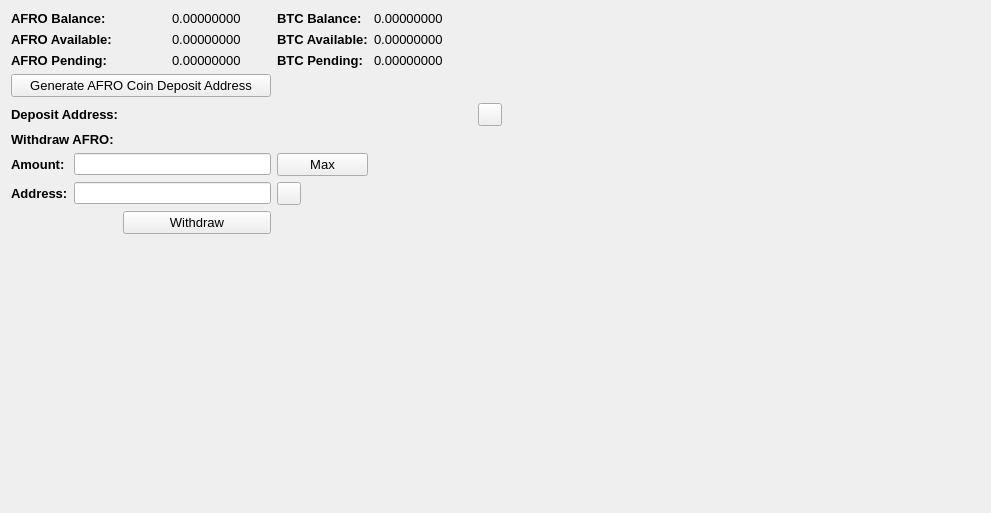
     <widget class="QWidget" name="BalanceTab">
      <attribute name="title">
       <string>Balance</string>
      </attribute>
      <layout class="QGridLayout" name="gridLayout_2">
       <item row="0" column="0" colspan="2">
        <widget class="QLabel" name="label_11">
         <property name="font">
          <font>
           <pointsize>10</pointsize>
           <weight>75</weight>
           <bold>true</bold>
          </font>
         </property>
         <property name="text">
          <string>AFRO Balance:</string>
         </property>
        </widget>
       </item>
       <item row="0" column="3">
        <widget class="QLabel" name="AFROBalanceLabel">
         <property name="font">
          <font>
           <pointsize>10</pointsize>
          </font>
         </property>
         <property name="text">
          <string>0.00000000</string>
         </property>
         <property name="textInteractionFlags">
          <set>Qt::LinksAccessibleByMouse|Qt::TextSelectableByMouse</set>
         </property>
        </widget>
       </item>
       <item row="0" column="4">
        <widget class="QLabel" name="label_12">
         <property name="font">
          <font>
           <pointsize>10</pointsize>
           <weight>75</weight>
           <bold>true</bold>
          </font>
         </property>
         <property name="text">
          <string>BTC Balance:</string>
         </property>
        </widget>
       </item>
       <item row="0" column="5">
        <widget class="QLabel" name="BitcoinBalanceLabel">
         <property name="font">
          <font>
           <pointsize>10</pointsize>
          </font>
         </property>
         <property name="text">
          <string>0.00000000</string>
         </property>
         <property name="textInteractionFlags">
          <set>Qt::LinksAccessibleByMouse|Qt::TextSelectableByMouse</set>
         </property>
        </widget>
       </item>
       <item row="0" column="7" rowspan="10">
        <spacer name="horizontalSpacer_4">
         <property name="orientation">
          <enum>Qt::Horizontal</enum>
         </property>
         <property name="sizeHint" stdset="0">
          <size>
           <width>478</width>
           <height>488</height>
          </size>
         </property>
        </spacer>
       </item>
       <item row="1" column="0" colspan="2">
        <widget class="QLabel" name="label_13">
         <property name="font">
          <font>
           <pointsize>10</pointsize>
           <weight>75</weight>
           <bold>true</bold>
          </font>
         </property>
         <property name="text">
          <string>AFRO Available:</string>
         </property>
        </widget>
       </item>
       <item row="1" column="3">
        <widget class="QLabel" name="AFROAvailableLabel_2">
         <property name="font">
          <font>
           <pointsize>10</pointsize>
          </font>
         </property>
         <property name="text">
          <string>0.00000000</string>
         </property>
         <property name="textInteractionFlags">
          <set>Qt::LinksAccessibleByMouse|Qt::TextSelectableByMouse</set>
         </property>
        </widget>
       </item>
       <item row="1" column="4">
        <widget class="QLabel" name="label_15">
         <property name="font">
          <font>
           <pointsize>10</pointsize>
           <weight>75</weight>
           <bold>true</bold>
          </font>
         </property>
         <property name="text">
          <string>BTC Available:</string>
         </property>
        </widget>
       </item>
       <item row="1" column="5">
        <widget class="QLabel" name="BitcoinAvailableLabel">
         <property name="font">
          <font>
           <pointsize>10</pointsize>
          </font>
         </property>
         <property name="text">
          <string>0.00000000</string>
         </property>
         <property name="textInteractionFlags">
          <set>Qt::LinksAccessibleByMouse|Qt::TextSelectableByMouse</set>
         </property>
        </widget>
       </item>
       <item row="2" column="0" colspan="2">
        <widget class="QLabel" name="label_14">
         <property name="font">
          <font>
           <pointsize>10</pointsize>
           <weight>75</weight>
           <bold>true</bold>
          </font>
         </property>
         <property name="text">
          <string>AFRO Pending:</string>
         </property>
        </widget>
       </item>
       <item row="2" column="3">
        <widget class="QLabel" name="AFROPendingLabel">
         <property name="font">
          <font>
           <pointsize>10</pointsize>
          </font>
         </property>
         <property name="text">
          <string>0.00000000</string>
         </property>
         <property name="textInteractionFlags">
          <set>Qt::LinksAccessibleByMouse|Qt::TextSelectableByMouse</set>
         </property>
        </widget>
       </item>
       <item row="2" column="4">
        <widget class="QLabel" name="label_31">
         <property name="font">
          <font>
           <pointsize>10</pointsize>
           <weight>75</weight>
           <bold>true</bold>
          </font>
         </property>
         <property name="text">
          <string>BTC Pending:</string>
         </property>
        </widget>
       </item>
       <item row="2" column="5">
        <widget class="QLabel" name="BitcoinPendingLabel">
         <property name="font">
          <font>
           <pointsize>10</pointsize>
          </font>
         </property>
         <property name="text">
          <string>0.00000000</string>
         </property>
         <property name="textInteractionFlags">
          <set>Qt::LinksAccessibleByMouse|Qt::TextSelectableByMouse</set>
         </property>
        </widget>
       </item>
       <item row="3" column="0" colspan="4">
        <widget class="QPushButton" name="GenDepositBTN">
         <property name="font">
          <font>
           <pointsize>10</pointsize>
          </font>
         </property>
         <property name="text">
          <string>Generate AFRO Coin Deposit Address</string>
         </property>
        </widget>
       </item>
       <item row="4" column="0" colspan="3">
        <widget class="QLabel" name="label_33">
         <property name="font">
          <font>
           <pointsize>10</pointsize>
           <weight>75</weight>
           <bold>true</bold>
          </font>
         </property>
         <property name="text">
          <string>Deposit Address:</string>
         </property>
        </widget>
       </item>
       <item row="4" column="3" colspan="3">
        <widget class="QLabel" name="DepositAddressLabel">
         <property name="minimumSize">
          <size>
           <width>300</width>
           <height>0</height>
          </size>
         </property>
         <property name="palette">
          <palette>
           <active>
            <colorrole role="WindowText">
             <brush brushstyle="SolidPattern">
              <color alpha="255">
               <red>0</red>
               <green>0</green>
               <blue>0</blue>
              </color>
             </brush>
            </colorrole>
            <colorrole role="Text">
             <brush brushstyle="SolidPattern">
              <color alpha="255">
               <red>0</red>
               <green>0</green>
               <blue>255</blue>
              </color>
             </brush>
            </colorrole>
           </active>
           <inactive>
            <colorrole role="WindowText">
             <brush brushstyle="SolidPattern">
              <color alpha="255">
               <red>0</red>
               <green>0</green>
               <blue>0</blue>
              </color>
             </brush>
            </colorrole>
            <colorrole role="Text">
             <brush brushstyle="SolidPattern">
              <color alpha="255">
               <red>0</red>
               <green>0</green>
               <blue>255</blue>
              </color>
             </brush>
            </colorrole>
           </inactive>
           <disabled>
            <colorrole role="WindowText">
             <brush brushstyle="SolidPattern">
              <color alpha="255">
               <red>120</red>
               <green>120</green>
               <blue>120</blue>
              </color>
             </brush>
            </colorrole>
            <colorrole role="Text">
             <brush brushstyle="SolidPattern">
              <color alpha="255">
               <red>120</red>
               <green>120</green>
               <blue>120</blue>
              </color>
             </brush>
            </colorrole>
           </disabled>
          </palette>
         </property>
         <property name="font">
          <font>
           <pointsize>10</pointsize>
           <weight>75</weight>
           <bold>true</bold>
          </font>
         </property>
         <property name="text">
          <string/>
         </property>
         <property name="alignment">
          <set>Qt::AlignRight|Qt::AlignTrailing|Qt::AlignVCenter</set>
         </property>
         <property name="textInteractionFlags">
          <set>Qt::LinksAccessibleByMouse|Qt::TextSelectableByKeyboard|Qt::TextSelectableByMouse</set>
         </property>
        </widget>
       </item>
       <item row="4" column="6">
        <widget class="QToolButton" name="DepositCopyButton">
         <property name="toolTip">
          <string>Copy to clipboard</string>
         </property>
         <property name="text">
          <string/>
         </property>
         <property name="icon">
          <iconset resource="../bitcoin.qrc">
           <normaloff>:/icons/editcopy</normaloff>:/icons/editcopy</iconset>
         </property>
         <property name="shortcut">
          <string>Alt+P</string>
         </property>
        </widget>
       </item>
       <item row="5" column="0" colspan="2">
        <widget class="QLabel" name="label_34">
         <property name="font">
          <font>
           <pointsize>10</pointsize>
           <weight>75</weight>
           <bold>true</bold>
          </font>
         </property>
         <property name="text">
          <string>Withdraw AFRO:</string>
         </property>
        </widget>
       </item>
       <item row="6" column="0">
        <widget class="QLabel" name="label_26">
         <property name="font">
          <font>
           <pointsize>10</pointsize>
           <weight>75</weight>
           <bold>true</bold>
          </font>
         </property>
         <property name="text">
          <string>Amount:</string>
         </property>
        </widget>
       </item>
       <item row="6" column="1" colspan="3">
        <widget class="QLineEdit" name="WithdrawUnitsInput">
         <property name="font">
          <font>
           <pointsize>9</pointsize>
           <weight>75</weight>
           <bold>true</bold>
          </font>
         </property>
         <property name="text">
          <string/>
         </property>
        </widget>
       </item>
       <item row="6" column="4">
        <widget class="QPushButton" name="Withdraw_Max_Amount">
         <property name="font">
          <font>
           <pointsize>10</pointsize>
          </font>
         </property>
         <property name="text">
          <string>Max</string>
         </property>
        </widget>
       </item>
       <item row="7" column="0">
        <widget class="QLabel" name="label_10">
         <property name="font">
          <font>
           <pointsize>10</pointsize>
           <weight>75</weight>
           <bold>true</bold>
          </font>
         </property>
         <property name="text">
          <string>Address:</string>
         </property>
        </widget>
       </item>
       <item row="7" column="1" colspan="3">
        <widget class="QLineEdit" name="WithdrawAddress">
         <property name="font">
          <font>
           <pointsize>9</pointsize>
           <weight>75</weight>
           <bold>true</bold>
          </font>
         </property>
        </widget>
       </item>
       <item row="7" column="4">
        <widget class="QToolButton" name="WithdrawPasteButton">
         <property name="toolTip">
          <string>Paste from clipboard</string>
         </property>
         <property name="text">
          <string/>
         </property>
         <property name="icon">
          <iconset resource="../bitcoin.qrc">
           <normaloff>:/icons/editpaste</normaloff>:/icons/editpaste</iconset>
         </property>
         <property name="shortcut">
          <string>Alt+P</string>
         </property>
        </widget>
       </item>
       <item row="8" column="2" colspan="2">
        <widget class="QPushButton" name="WithdrawUnitsBtn">
         <property name="font">
          <font>
           <pointsize>10</pointsize>
          </font>
         </property>
         <property name="text">
          <string>Withdraw</string>
         </property>
        </widget>
       </item>
       <item row="9" column="0" colspan="6">
        <spacer name="verticalSpacer">
         <property name="orientation">
          <enum>Qt::Vertical</enum>
         </property>
         <property name="sizeHint" stdset="0">
          <size>
           <width>428</width>
           <height>262</height>
          </size>
         </property>
        </spacer>
       </item>
      </layout>
      <zorder>label_31</zorder>
      <zorder>label_15</zorder>
      <zorder>label_12</zorder>
      <zorder>label_14</zorder>
      <zorder>label_13</zorder>
      <zorder>label_11</zorder>
      <zorder>BitcoinBalanceLabel</zorder>
      <zorder>AFROBalanceLabel</zorder>
      <zorder>AFROAvailableLabel_2</zorder>
      <zorder>AFROPendingLabel</zorder>
      <zorder>BitcoinAvailableLabel</zorder>
      <zorder>BitcoinPendingLabel</zorder>
      <zorder>label_33</zorder>
      <zorder>GenDepositBTN</zorder>
      <zorder>DepositAddressLabel</zorder>
      <zorder>Withdraw_Max_Amount</zorder>
      <zorder>label_34</zorder>
      <zorder>WithdrawUnitsInput</zorder>
      <zorder>label_10</zorder>
      <zorder>label_26</zorder>
      <zorder>WithdrawAddress</zorder>
      <zorder>WithdrawUnitsBtn</zorder>
      <zorder>horizontalSpacer_4</zorder>
      <zorder>verticalSpacer</zorder>
      <zorder>WithdrawPasteButton</zorder>
      <zorder>DepositCopyButton</zorder>
     </widget>
